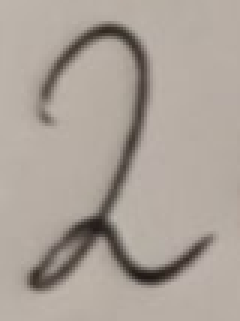
#> input picture Detector/two.png, 80 x 107 px (shown 3 times larger)
$ python main.py Detector/two.png out
#> lines starting #> are read from the running program, lines starting #| are printed output that depends on the picture; after the words box and inside, x2 and y2 are one past the last pixel; in counts of white or black regions, pixels touching at a corner belong together
### Segregator/process_image.py
import cv2
import numpy as np
import matplotlib.pyplot as plt
import os

# --- Konfiguracja ---
IMAGE_PATH = 'test.jpg' # Używamy obrazu, który załadowałeś
# IMAGE_PATH = 'sciezka/do/twojego/obrazu.jpg'

# --- Konfiguracja dla findContours ---
MIN_CONTOUR_AREA = 10 # Minimalna powierzchnia konturu, aby uznać go za symbol (do dostrojenia!)

# --- Konfiguracja dla Zamknięcia Morfologicznego ---
# Chcemy połączyć elementy w pionie (np. kreski '=')
# Szerokość kernela może być mała, wysokość powinna być nieco większa niż przerwa.
# Rozmiary kernela (width, height) - do eksperymentowania!
KERNEL_WIDTH = 3
KERNEL_HEIGHT = 5 # Zwiększ tę wartość, jeśli '=' nadal jest rozdzielony
CLOSING_ITERATIONS = 1 # Liczba powtórzeń operacji zamknięcia
PADDING_PIXELS = 9
# --- Główna funkcja przetwarzająca ---
def prepare_image_for_contours(image_path):
    # ... (kod wczytywania, konwersji do szarości, progowania adaptacyjnego - bez zmian) ...
    if not os.path.exists(image_path):
        print(f"Błąd: Plik obrazu nie został znaleziony pod ścieżką: {image_path}")
        return None, None

    original_image = cv2.imread(image_path, cv2.IMREAD_COLOR)

    if original_image is None:
        print(f"Błąd: Nie można wczytać obrazu ze ścieżki: {image_path}")
        return None, None

    print("Obraz wczytany pomyślnie.")

    gray_image = cv2.cvtColor(original_image, cv2.COLOR_BGR2GRAY)
    print("Konwersja do skali szarości zakończona.")

    # Opcjonalne rozmycie
    # gray_image = cv2.GaussianBlur(gray_image, (5, 5), 0)

    print("Stosowanie progowania adaptacyjnego...")
    block_size = 25
    constant_c = 27
    binary_image = cv2.adaptiveThreshold(
        gray_image, 255, cv2.ADAPTIVE_THRESH_GAUSSIAN_C,
        cv2.THRESH_BINARY_INV, block_size, constant_c
    )
    print(f"Zakończono progowanie adaptacyjne (blockSize={block_size}, C={constant_c}).")
    # --- NOWY KROK: Zamknięcie Morfologiczne ---
    print(f"Stosowanie Zamknięcia Morfologicznego (kernel: {KERNEL_WIDTH}x{KERNEL_HEIGHT}, iter: {CLOSING_ITERATIONS})...")
    # Stworzenie kernela - prostokątny, wyższy niż szerszy, aby łączyć w pionie
    kernel = cv2.getStructuringElement(cv2.MORPH_RECT, (KERNEL_WIDTH, KERNEL_HEIGHT))

    # Zastosowanie operacji zamknięcia
    closed_image = cv2.morphologyEx(binary_image, cv2.MORPH_CLOSE, kernel, iterations=CLOSING_ITERATIONS)
    print("Zakończono Zamknięcie Morfologiczne.")
    # -----------------------------------------

    # Zwracamy teraz również obraz po zamknięciu do ewentualnej wizualizacji
    return original_image, binary_image, closed_image

# --- Funkcja do znajdowania i rysowania konturów ---
def find_and_draw_contours(original_image, image_to_find_contours_on, min_area_threshold, padding):
    """
    Znajduje kontury, filtruje je, oblicza prostokąty z paddingiem
    i rysuje je na kopii oryginalnego obrazu.
    """
    contours, hierarchy = cv2.findContours(image_to_find_contours_on, cv2.RETR_EXTERNAL, cv2.CHAIN_APPROX_SIMPLE)
    print(f"Znaleziono {len(contours)} potencjalnych konturów (po operacjach morfologicznych).")

    output_image = original_image.copy()
    img_h, img_w = original_image.shape[:2] # Pobranie wymiarów obrazu do sprawdzania granic
    found_padded_bounding_boxes = [] # Lista na współrzędne Z PADDINGIEM
    valid_contours_count = 0

    for contour in contours:
        area = cv2.contourArea(contour)
        if area > min_area_threshold:
            valid_contours_count += 1
            # Oblicz ciasny prostokąt ograniczający
            (x, y, w, h) = cv2.boundingRect(contour)

            # --- NOWY KROK: Obliczanie współrzędnych z paddingiem ---
            # Odjęcie paddingu od współrzędnych startowych (x, y)
            # Dodanie paddingu do wymiarów (w, h) - po 2*padding na wymiar
            x_pad = x - padding
            y_pad = y - padding
            w_pad = w + (2 * padding)
            h_pad = h + (2 * padding)

            # Sprawdzenie i korekta granic, aby nie wyjść poza obraz
            x_pad = max(0, x_pad) # x nie może być mniejsze niż 0
            y_pad = max(0, y_pad) # y nie może być mniejsze niż 0
            # Sprawdź, czy prawy dolny róg nie wychodzi poza obraz
            # Jeśli tak, dostosuj szerokość/wysokość
            if x_pad + w_pad > img_w:
                w_pad = img_w - x_pad # Szerokość = od x_pad do krawędzi obrazu
            if y_pad + h_pad > img_h:
                h_pad = img_h - y_pad # Wysokość = od y_pad do krawędzi obrazu
            # --------------------------------------------------------

            # Zapisz współrzędne Z PADDINGIEM
            found_padded_bounding_boxes.append((x_pad, y_pad, w_pad, h_pad))

            # Narysuj prostokąt Z PADDINGIEM
            cv2.rectangle(output_image, (x_pad, y_pad), (x_pad + w_pad, y_pad + h_pad), (0, 255, 0), 2)

            # --- Miejsce na dalsze kroki ---
            # Wycięcie ROI Z PADDINGIEM z OBRAZU BINARNEGO (lub szarego)
            # roi_padded = image_to_find_contours_on[y_pad:y_pad+h_pad, x_pad:x_pad+w_pad]
            # Teraz 'roi_padded' ma margines i jest gotowy do rozpoznawania
            # print(f"  - Symbol w ({x_pad},{y_pad}) wymiary {w_pad}x{h_pad} (z paddingiem)")

    print(f"Znaleziono {valid_contours_count} konturów spełniających próg pola > {min_area_threshold}.")
    return output_image, found_padded_bounding_boxes

def save_rois(image_source_for_roi, boxes, output_folder):
    """
    Wycina fragmenty obrazu (ROI) na podstawie podanych prostokątów,
    dopasowuje każde ROI do kwadratu przez dołożenie białych pikseli
    i zapisuje je do wskazanego folderu.
    """
    os.makedirs(output_folder, exist_ok=True)
    print(f"Przygotowano folder wyjściowy: {output_folder}")

    saved_count = 0
    for i, (x, y, w, h) in enumerate(boxes):
        # Wycięcie ROI z obrazu źródłowego
        roi = image_source_for_roi[y:y+h, x:x+w]
        if roi.size == 0:
            print(f"  - Pominięto pusty ROI dla boxa: {(x, y, w, h)}")
            continue

        # --- TU: dopasowanie do kwadratu ---
        # ustalamy nowy rozmiar = dłuższy bok
        max_side = max(w, h)

        # liczymy ile pikseli dołożyć z każdej strony
        dw = max_side - w
        dh = max_side - h
        pad_left   = dw // 2
        pad_right  = dw - pad_left
        pad_top    = dh // 2
        pad_bottom = dh - pad_top

        # biała ramka w przestrzeni BGR
        white = [255, 255, 255]
        roi_square = cv2.copyMakeBorder(
            roi,
            top=pad_top, bottom=pad_bottom,
            left=pad_left, right=pad_right,
            borderType=cv2.BORDER_CONSTANT,
            value=white
        )
        # ----------------------------------

        filename = f"{x}_{y}_{w}_{h}.png"
        full_path = os.path.join(output_folder, filename)
        try:
            cv2.imwrite(full_path, roi_square)
            saved_count += 1
        except Exception as e:
            print(f"  - BŁĄD podczas zapisywania ROI {filename}: {e}")

    print(f"Zapisano {saved_count} plików ROI w folderze '{output_folder}'.")

# --- Główny blok wykonawczy ---
# [35 lines that do not run on import are left out]

### Segregator/segregator.py
import os
import shutil
import argparse


# [24 lines left out: functions parse_filename, intersection_area, not called in this run]


def build_tree(boxes, overlap_threshold):
    """
    Build parent-child tree such that each box is assigned to the
    single smallest-area parent where overlap/child_area >= threshold.
    Returns list of root indices and children mapping.
    """
    # Sort indices by descending area so larger boxes are considered first
    sorted_idxs = sorted(range(len(boxes)), key=lambda i: boxes[i]['area'], reverse=True)
    parent_map = {}
    children = {i: [] for i in sorted_idxs}

    for i in sorted_idxs:
        best_parent = None
        best_parent_area = None
        box_i = (boxes[i]['x'], boxes[i]['y'], boxes[i]['w'], boxes[i]['h'])
        # Find the smallest parent that satisfies overlap threshold
        for j in sorted_idxs:
            if boxes[j]['area'] <= boxes[i]['area']:
                continue
            box_j = (boxes[j]['x'], boxes[j]['y'], boxes[j]['w'], boxes[j]['h'])
            inter = intersection_area(box_j, box_i)
            if inter / boxes[i]['area'] >= overlap_threshold:
                # candidate parent
                if best_parent is None or boxes[j]['area'] < best_parent_area:
                    best_parent = j
                    best_parent_area = boxes[j]['area']
        parent_map[i] = best_parent
        if best_parent is not None:
            children[best_parent].append(i)

    # Roots = boxes with no parent
    roots = [i for i, p in parent_map.items() if p is None]
    return roots, children


# [38 lines left out: functions save_tree, main, not called in this run]

# [2 lines that do not run on import are left out]

### Crawler/main.py
import os
from pathlib  import Path

from Detector.testhasy import predict, preprocess_image, remap_symbol
from MajorPredictor.main import MajorPredictor

class Crawler:
    def __init__(self, path):
        self.path = path

    def crawl(self):
        """
        Traverse the directory structure starting from the given path.
        This function collects all files and directories in a structured format.
        """
        structure = {'name': os.path.basename(self.path), 'type': 'directory', 'children': []}
        self.recursive_crawl(self.path, structure)
        return structure

    # [8 lines left out: function get_x_y, not called in this run]

    def recursive_crawl(self, current_path, structure):
        """
        Recursively crawl through the directory and build the structure.
        """
        print(f"Crawling through: {current_path} - leaf: {Crawler.is_leaf(current_path)}")

        if Crawler.is_leaf(current_path):
            leaf_path = os.path.join(current_path, os.listdir(current_path)[0])
            detection = self.handle_leaf(leaf_path)
            x, y, = self.get_x_y(leaf_path)
            structure['children'].append({'name': os.listdir(current_path)[0], 'type': 'file', 'path': leaf_path, 'detection': detection, 'x': x, 'y': y})
            print("X: ", x, "Y: ", y)
            return

        for entry in os.listdir(current_path):
            full_path = os.path.join(current_path, entry)
            x, y, = self.get_x_y(full_path)

            print("(w) X: ", x, "Y: ", y)

            if os.path.isdir(full_path):
                # If it's a directory, create a new entry in the structure
                sub_structure = {'name': entry, 'type': 'directory', 'children': [], 'x': x, 'y': y}
                structure['children'].append(sub_structure)
                self.recursive_crawl(full_path, sub_structure)
            else:
                # If it's a file, add it to the current structure
                detection = self.handle_complex_expression(full_path, entry)
                structure['children'].append({'name': entry, 'type': 'file', 'path': full_path, 'detection': detection, 'x': x, 'y': y})

    @staticmethod
    def is_leaf(path):
        """
        Check if the given path is a singleton (no directories exit in there).
        """
        return not any(p.is_dir() for p in Path(path).iterdir())
        # list_dir = (file for file in os.listdir(path) if os.path.isdir(os.path.join(path, file)))
        # print(f"Checking if {path} is a leaf: {list(list_dir)}")
        # return any(os.path.isdir(os.path.join(path, entry)) for entry in os.listdir(path))

    # [28 lines left out: functions handle_leaf, handle_complex_expression, not called in this run]

### main.py

import argparse
import random
import shutil
import os

from types import SimpleNamespace
from Crawler.main import Crawler
from Segregator.process_image import prepare_image_for_contours, find_and_draw_contours, save_rois
from Segregator.segregator import parse_filename, build_tree, save_tree

MIN_CONTOUR_AREA = 20
PADDING_PIXELS = 9

def parse_args():
    parser = argparse.ArgumentParser(description="Process an image to find and save contours.")
    parser.add_argument("image_path", type=str, help="Path to the input image file.")
    parser.add_argument("output_dir", type=str, default="res", help="Directory to save the output images and ROIs.")
    parser.add_argument("--min_contour_area", type=int, default=20, help="Minimum area of contours to consider.")
    parser.add_argument("--padding_pixels", type=int, default=9, help="Padding in pixels to apply around detected contours.")
    parser.add_argument('--overlap-threshold', type=float, default=0.5,
                        help='Minimum fraction of child area overlapping parent (0-1)')
    global MIN_CONTOUR_AREA, PADDING_PIXELS
    MIN_CONTOUR_AREA = parser.parse_args().min_contour_area
    PADDING_PIXELS = parser.parse_args().padding_pixels
    return parser.parse_args()

def create_file_structure(args, src_dir, dest_dir):
    """
    Create a file structure based on the provided arguments.
    This function is a placeholder for the actual implementation.
    """
    # Here you would implement the logic to create the file structure
    # based on the source and destination directories.
    print(f"Creating file structure from {src_dir} to {dest_dir} with args: {args}")

    boxes = []
    for fname in os.listdir(src_dir):
        parsed = parse_filename(fname)
        if parsed:
            x, y, w, h = parsed
            boxes.append({'fname': fname, 'x': x, 'y': y, 'w': w, 'h': h, 'area': w * h})

    # Build tree mapping
    roots, children = build_tree(boxes, args.overlap_threshold)

    # Save each root subtree
    for r in roots:
        save_tree(r, boxes, children, src_dir, dest_dir)

# [64 lines left out: functions print_tree_structure, stupid_order, run, not called in this run]


def main():
    # Main function to execute the image processing workflow

    # Parse arguments
    args = parse_args()
    image_path = args.image_path
    temp_dir = "temp" + random.randint(0, 1000).__str__()
    output_dir = args.output_dir

    # Run the image processing function

    original, binary_after_thresh, closed_binary = prepare_image_for_contours(image_path)
#> in prepare_image_for_contours, original_image is the input picture: shape (107, 80, 3); mean B, G, R 153.2, 161.9, 171.5
#> in prepare_image_for_contours, `binary_image = cv2.adaptiveThreshold( gray_image, 255, cv2.ADAPTIVE_TH..`:
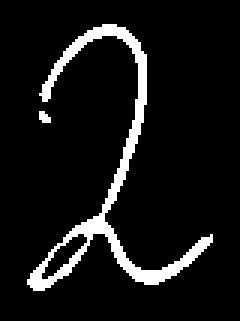
#> binary_image: shape (107, 80) (shown 3 times larger); 8.2% white; 2 white regions (1 under 20 px), largest, box (x1, y1, x2, y2) and area: (9, 8, 71, 97) 692
#> in prepare_image_for_contours, `closed_image = cv2.morphologyEx(binary_image, cv2.MORPH_CLOSE, kernel,..`:
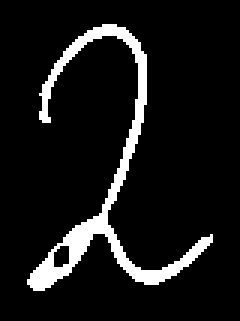
#> closed_image: shape (107, 80) (shown 3 times larger); 8.9% white; 1 white region
    if original is not None and closed_binary is not None:
        image_with_boxes, padded_boxes = find_and_draw_contours(
            original, closed_binary, MIN_CONTOUR_AREA, PADDING_PIXELS
        )
#> in find_and_draw_contours, `contours, hierarchy = cv2.findContours(image_to_find_contours_on, cv2...`: contours = 1 contour; box (x1, y1, x2, y2) and area: (9, 8, 71, 97) 618
#| Znaleziono 1 potencjalnych konturów (po operacjach morfologicznych).
#> the loop in find_and_draw_contours, `for contour in contours:` made 1 pass
#> (area, valid_contours_count, x, y, w, h, x_pad, y_pad) on pass 1: (618, 1, 9, 8, 62, 89, 0, 0)
#> after the loop in find_and_draw_contours, `for contour in contours:`:
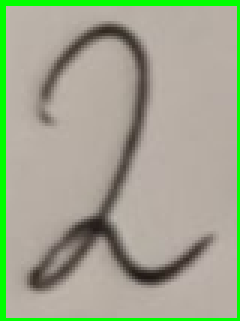
#> output_image: shape (107, 80, 3) (shown 3 times larger); 6.45% of pixels changed, all inside (x1, y1, x2, y2) = (0, 0, 80, 107)
#> after the loop in find_and_draw_contours, `for contour in contours:`: found_padded_bounding_boxes = [(0, 0, 80, 107)]; valid_contours_count = 1
#| Znaleziono 1 konturów spełniających próg pola > 20.
#> padded_boxes = [(0, 0, 80, 107)]

        save_rois(original, padded_boxes, temp_dir)
#> the loop in save_rois, `for i, (x, y, w, h) in enumerate(boxes):` made 1 pass
#> (x, y, w, h, max_side, dw, dh, pad_left) on pass 1: (0, 0, 80, 107, 107, 27, 0, 13)
#> pass 1, in save_rois, `roi_square = cv2.copyMakeBorder( roi, top=pad_top, bottom=pad_bottom, ..`:
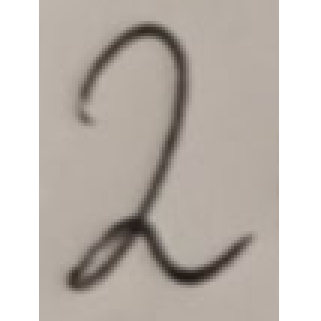
#> roi_square: shape (107, 107, 3) (shown 3 times larger); mean B, G, R 178.9, 185.4, 192.6
#> after the loop in save_rois, `for i, (x, y, w, h) in enumerate(boxes):`: saved_count = 1
#| Zapisano 1 plików ROI w folderze 'temp864'.
    else:
        print("Error processing the image. Please check the input file path and format.")
        return


    # Run the file structure creation function
    create_file_structure(args, temp_dir, output_dir)

    # Clean up temporary directory
    if os.path.exists(temp_dir):
        shutil.rmtree(temp_dir)

    print(f"Processing complete. Tree structure saved in {output_dir}.")

    # Run file crawler function
    crawler = Crawler(output_dir)
    structure = crawler.crawl()
    print(structure)

    print("Crawled file structure:")
    print_tree_structure(structure)
    result = stupid_order(structure)


    print("Latex ordered string:")
    print("\\begin\n")
    print(result)
    print("\n\\end")

if __name__ == "__main__":
#> (the run stopped early here; a loop or call above may not have finished)
